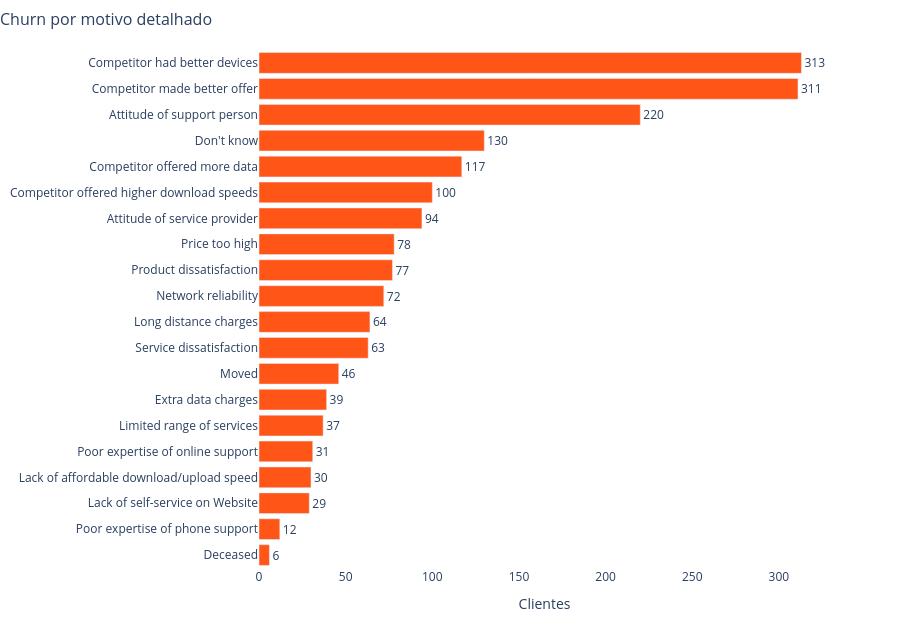

Notebook source saved alongside this figure:
### Code cell
import plotly.graph_objects as go

reason = df_telco['churn_reason'].dropna().value_counts().sort_values()

fig = go.Figure(go.Bar(
    x=reason.values,
    y=reason.index,
    orientation='h',
    marker_color=CHURN_COLOR,
    text=reason.values,
    textposition='outside',
))
fig.update_layout(
    title=dict(text='Churn por motivo detalhado', x=0, font=dict(size=16)),
    xaxis_title='Clientes',
    yaxis_title=None,
    plot_bgcolor='white',
    margin=dict(l=10, r=70, t=50, b=10),
    height=620,
)
fig.show()

### Figure 1 — Plotly figure (JSON) as saved in the notebook; plotly's stock layout.template omitted (floating-point values rounded to 4 significant figures)
{"data": [{"marker": {"color": "#ff5517"}, "orientation": "h", "text": [6.0, 12.0, 29.0, 30.0, 31.0, 37.0, 39.0, 46.0, 63.0, 64.0, 72.0, 77.0, 78.0, 94.0, 100.0, 117.0, 130.0, 220.0, 311.0, 313.0], "textposition": "outside", "type": "bar", "x": [6, 12, 29, 30, 31, 37, 39, 46, 63, 64, 72, 77, 78, 94, 100, 117, 130, 220, 311, 313], "y": ["Deceased", "Poor expertise of phone support", "Lack of self-service on Website", "Lack of affordable download/upload speed", "Poor expertise of online support", "Limited range of services", "Extra data charges", "Moved", "Service dissatisfaction", "Long distance charges", "Network reliability", "Product dissatisfaction", "Price too high", "Attitude of service provider", "Competitor offered higher download speeds", "Competitor offered more data", "Don't know", "Attitude of support person", "Competitor made better offer", "Competitor had better devices"]}], "layout": {"height": 620, "margin": {"b": 10, "l": 10, "r": 70, "t": 50}, "plot_bgcolor": "white", "title": {"font": {"size": 16}, "text": "Churn por motivo detalhado", "x": 0}, "xaxis": {"title": {"text": "Clientes"}}, "yaxis": {"title": {}}}}
